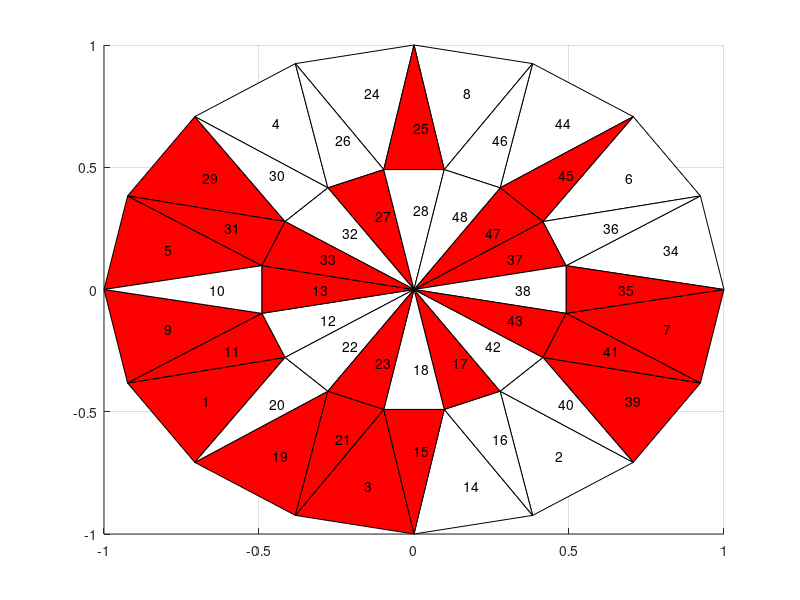
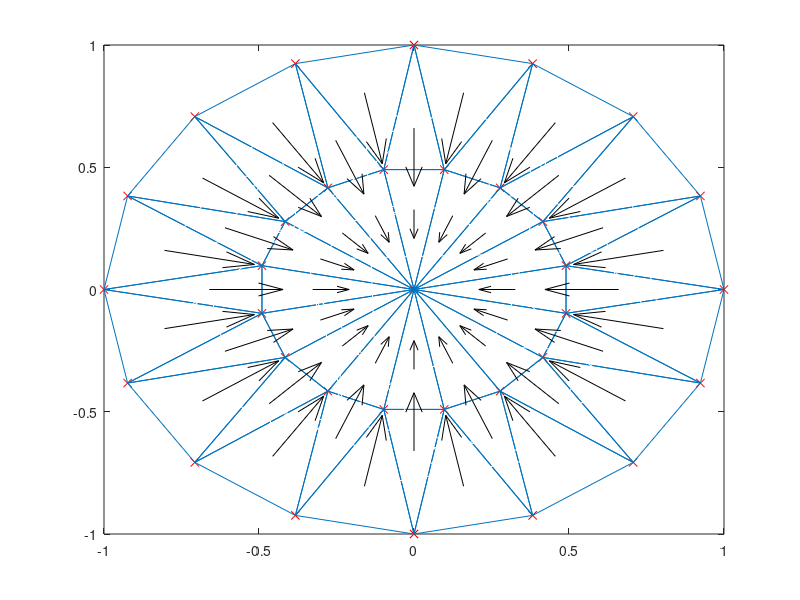
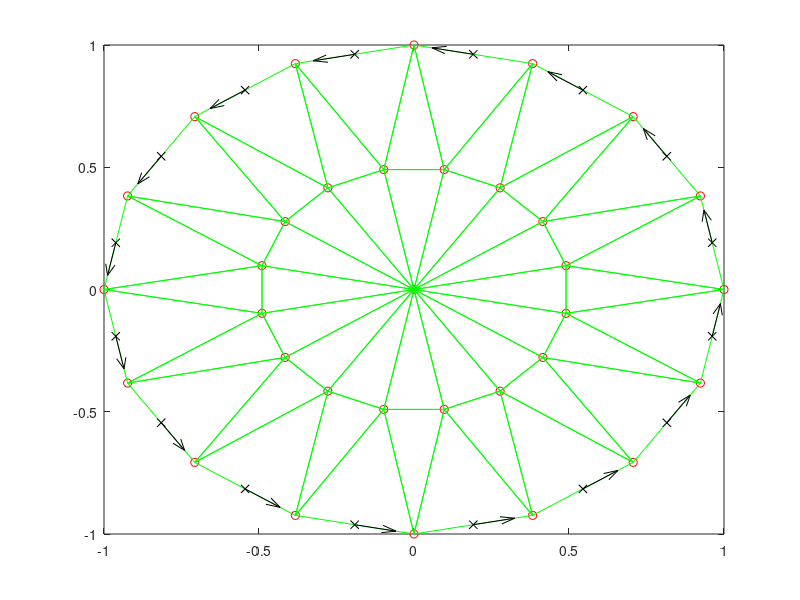
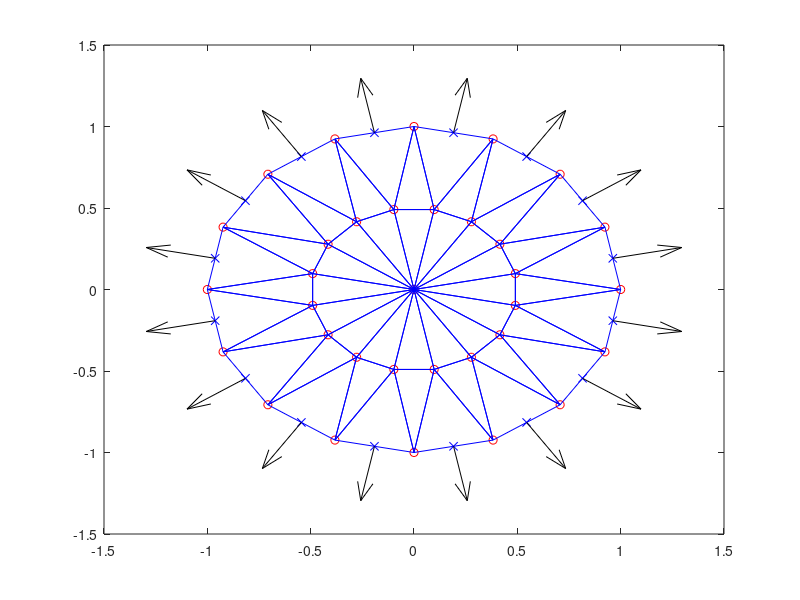

MATLAB code to generate these figures, in order: (Note: this script raises an error after producing the figures.)
clear all
close all
M = 16;
N= 2;
%----------------------------------------------------------------
%       Tarefa 1 : Gerar MN+1 pontos num circulo de raio unitario
%----------------------------------------------------------------
alfa=pi/M;
theta = 0;
%   fiadas pares
for i=1:M 
    x(i) = cos(theta);
    y(i) = sin(theta);
     theta = theta + 2*alfa;
end
theta = alfa;
%   fiadas impares
for i=M+1:2*M
    x(i) = 0.5*cos(theta);
    y(i) = 0.5*sin(theta);
    theta = theta + 2*alfa;
end
x(M*N+1) = 0;
y(M*N+1) = 0;
%----------------------------------------------------------------
%       Tarefa 2 : variar a resolucao , aumentar M
%----------------------------------------------------------------
% plot (x,y,'ro');
%hold on
%-----------------------------------------------------
%       Tarefa 3 : Gerar a topologia ou conectividade
%-----------------------------------------------------
%   obter a topologia ou conectividade
TRI = delaunay(x,y);
Nelt= size(TRI);
%---------------------------------------------------
%       Tarefa 4 : Desenhar a malha de triangulos
%---------------------------------------------------
      % triplot(TRI, x, y);
      % hold off
%-----------------------------------------------------------------
%       Tarefa 7 : Definir um campo e representá-lo em perspectiva
%-----------------------------------------------------------------      
      % solucao exacta
      u=1-x.^2-y.^2;
      % figure (2)
%---------------------------------------------------
%       Tarefa 7 : modelo opaco ou modelo de arame
%---------------------------------------------------      
 % trisurf(TRI, x, y, u); grid on     % experimentar cada uma destas à vez
 % trimesh(TRI, x, y, u); grid on     % experimentar cada uma destas à vez
 % figure (3)
%---------------------------------------------------
%       Tarefa 5 : preencher os triangulos com cores
%---------------------------------------------------  
 At = 0;
 for i=1:Nelt
    no1 = TRI(i,1);
    no2 = TRI(i,2);
    no3 = TRI(i,3);
    p(1) = x(no1);
    q(1) = y(no1);
    p(2) = x(no2);
    q(2) = y(no2);
    p(3) = x(no3);
    q(3) = y(no3);
    %   determinante magico = produto externo
   Mdet = (p(2)-p(1))*(q(3)-q(1))-(p(3)-p(1))*(q(2)-q(1));
%---------------------------------------------------
%       Tarefa 8 : acumular as areas dos triangulos
%--------------------------------------------------- 
   At = At + Mdet/2;
   % escolher cores 
    if (mod(i,2) > 0) 
    patch(p,q,'r')      % indice impar
   grid on
    else
        patch(p,q,'w')     % indice par
    end
%---------------------------------------------------
%       Tarefa 9 : calcular a posicao do centroide
%--------------------------------------------------- 
    %   calcula centroide
    xm(i) = (x(no1)+x(no2)+x(no3))/3.;
    ym(i) = (y(no1)+y(no2)+y(no3))/3.;
%       opcional: colocar numero do elemento
txt = horzcat(num2str(i));
text(xm(i),ym(i),txt,'FontSize',10)

%---------------------------------------------------------------
%       Tarefa 10 : calcular o vector gradiente de u
%---------------------------------------------------------------
    %   calcula vector gradiente
    um(i) = -2.*xm(i);
    vm(i) = -2.*ym(i);
 end
      % area do dominio : verificar valor e se converge para pi aumentando
      % a resolucao
 At
%---------------------------------------------------------------
%       Tarefa 10 : representar o vector gradiente usando quiver
%---------------------------------------------------------------
 figure (4)
 plot (x,y,'rx'); hold
 triplot(TRI, x, y);
 plot (xm,ym,'w');
 quiver (xm,ym,um,vm,'k')
 
 figure (5)
 %   primeira fiada par, e a fronteira
for i=1:M-1
    s(1) = x(i+1)-x(i)
    s(2) = y(i+1)-y(i)
    scal = norm(s)
%--------------------------------------------------------------
%       Tarefa 11 : representar o vector tangente usando quiver
%--------------------------------------------------------------    
    %   versor tangente na fronteira
    s=s./scal
%-------------------------------------------------------------
%       Tarefa 12 : representar o vector normal usando quiver
%-------------------------------------------------------------
    %   versor normal na fronteira
    sx(i)=s(1)
    sy(i)=s(2)
    nx(i)=s(2)
    ny(i)=-s(1)
    %   ponto medio no segmento da fronteira
    xn(i) = (x(i+1)+x(i))/2.
    yn(i) = (y(i+1)+y(i))/2.
end
    %   ultimo segmento
    s(1) = x(1)-x(M)
    s(2) = y(1)-y(M)
    scal = norm(s)
    s=s./scal
    nx(M)=s(2)
    ny(M)=-s(1)
    sx(M)=s(1)
    sy(M)=s(2)
    xn(M) = (x(1)+x(M))/2.
    yn(M) = (y(1)+y(M))/2.
 plot (x,y,'ro'); hold on
 triplot(TRI, x, y, 'g');
 plot (xn,yn,'kx'); 
  %     setas a azul, vector tangente, reduzie escala
 quiver (xn,yn,sx,sy,0.2,'k'); hold off

%---------------------------------------------------
%       Tarefa 12 : tracar normal exterior
%---------------------------------------------------
     figure(6)
 plot (x,y,'ro');  hold on
 triplot(TRI, x, y, 'b');
 plot (xn,yn,'bx'); 
 %     setas a preto, normal exterior
quiver (xn,yn,nx,ny,0.5,'k'); 

%---------------------------------------------------
%       Tarefa 13 : tracar isolinhas de um campo
%---------------------------------------------------
figure (7)
plot (x,y,'ro'); hold
triplot(TRI, x, y);
u=1-x.^2-y.^2
      %     isolinhas da solucao exacta
     [CS,h]=tricont(x,y,TRI,u)     %   ir buscar esta funcao à net e copiar para a pasta de trabalho
     clabel(CS,h);
     % area do dominio : verificar valor e se converge para pi aumentando a
     % resolucao
At
 
     